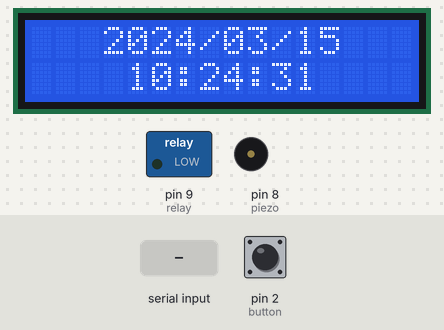
The sketch below on a simulated Arduino Uno, built with avr-gcc and run on an emulated ATmega328P. On the bench: 16×2 character LCD, switched loads named in the sketch (green lamp = pin HIGH), buzzer (waves = sounding, pin HIGH). The inputs (shaded band) are chosen by the test bench; at power-on: pin 2 (button) HIGH. The local clock reads 2024-03-15 10:24:30 at power-on unless the sketch sets it; what the sketch prints to the serial monitor is not drawn.

Above: at 1.2 s.
1.3 s: pin 2 (button) pulled LOW for 0.15 s
At 2.9 s:
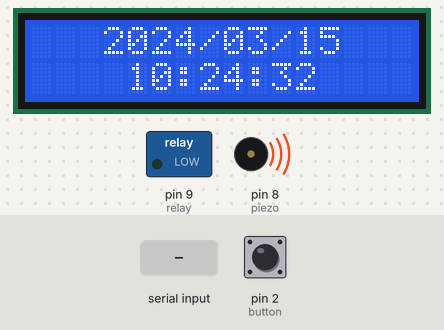
4.4 s: "Relay ON" received over the second serial link
At 6.4 s:
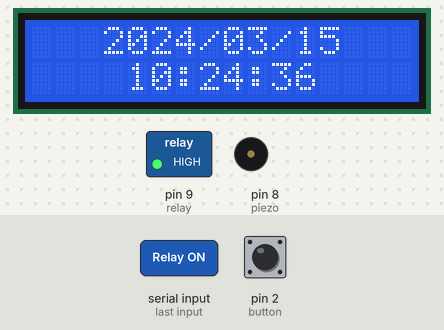
7.4 s: "Relay OFF" received over the second serial link
At 9.7 s:
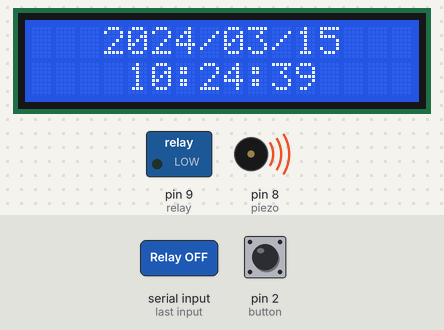
9.9 s: "buzzer" received over the second serial link
At 11.9 s:
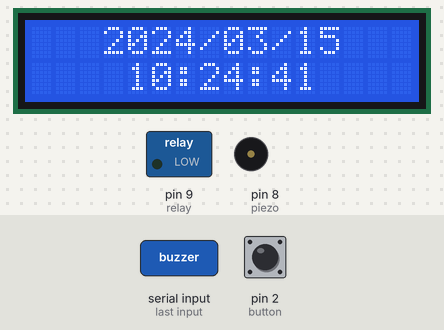
12.4 s: pin 2 (button) pulled LOW for 1 s
At 13.9 s:
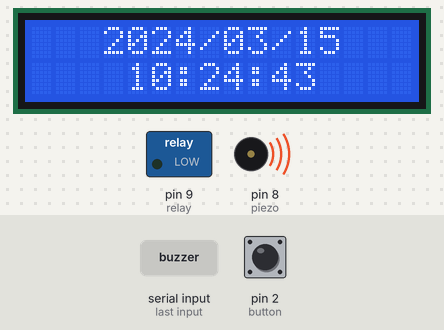
Timing chart, 0 to 15.4 s (numbered marks = the images above; inputs shaded):
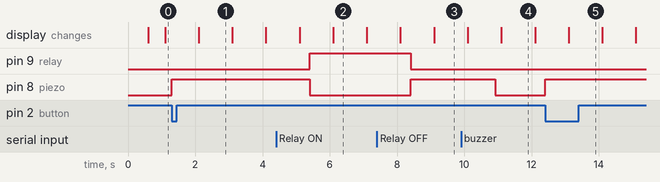

Measured:
- after the input at 1.3 s, pin 8 (piezo): LOW → HIGH at once
- after the input at 4.4 s, pin 9 (relay): LOW → HIGH after 1.0 s; pin 8 (piezo): HIGH → LOW after 1.0 s
- after the input at 7.4 s, pin 9 (relay): HIGH → LOW after 1.0 s; pin 8 (piezo): LOW → HIGH after 1.0 s
- after the input at 9.9 s, pin 8 (piezo): HIGH → LOW after 1.0 s
- after the input at 12.4 s, pin 8 (piezo): LOW → HIGH at once
- what the display in image 1 shows lasts 1.0 s, from 2.1 s to 3.1 s

The sketch:

sub_system.ino
```cpp
#include <FlexiTimer2.h>
#include <SoftwareSerial.h>
#include "DHT.h"
#include <ThreeWire.h>
#include <RtcDS1302.h>
#include <Wire.h>
#include <LiquidCrystal_I2C.h>

// Set the LCD address to 0x3f for a 16 chars and 2 line display
LiquidCrystal_I2C lcd(0x26, 16, 2);

#define DHTPIN 4                               // Digital pin connected to the DHT sensor  //온습도 센서 연결 핀
#define DHTTYPE DHT11                          // DHT 11 모델(온습도 센서)
#define countof(a) (sizeof(a) / sizeof(a[0]))  //sizeof 연산자를 사용해서 a의 변수형 크기를 배열로 나눈 개수
#define button 2                               // 비상작동 버튼
#define relay 9                                // 전원 차단 릴레이 모듈
#define piezo 8

byte relay_state = 0;  // 0부터 255를 저장하는 relay_state 변수 선언(릴레이가 켜지면 1, 꺼지면 0인 값을 가짐)
byte piezo_state = 0;  // 0부터 255를 저장하는 piezo_state 변수 선언(부저가 켜지면 1, 꺼지면 0인 값을 가짐)
unsigned long timeVal = 0;

DHT dht(DHTPIN, DHTTYPE);
ThreeWire myWire(6, 5, 7);  // IO, SCLK, CE
RtcDS1302<ThreeWire> Rtc(myWire);
SoftwareSerial P_Serial(A2, A1);  //3,4
int tones[] = { 330 };            //소리낼 음 설정
char datestring[20];              //20문자 배열 datestring 생성
RtcDateTime now;
String timedata;
char timestring[20];

void flash() {
  interrupts();
  now = Rtc.GetDateTime();
  snprintf_P(datestring,              // char* datestring (포인터 datestring)
             countof(datestring),     //size_t datestring (datestring을 출력할 문자 개수)
             PSTR("%04u/%02u/%02u"),  //const char* pstr 출력할 서식
             now.Year(),              //현재 년도
             now.Month(),             //현재 월
             now.Day());              //현재 요일
  //lcd.clear();
  lcd.setCursor(3, 0);
  lcd.print(datestring);
  snprintf_P(datestring,              // char* datestring (포인터 datestring)
             countof(datestring),     //size_t datestring (datestring을 출력할 문자 개수)
             PSTR("%02u:%02u:%02u"),  //const char* pstr 출력할 서식
             now.Hour(),              //현재 시간
             now.Minute(),            //현재 분
             now.Second());           //현재 초
  lcd.setCursor(4, 1);
  lcd.print(datestring);
}

void setup() {
  Serial.begin(9600);             //0, 1
  P_Serial.begin(9600);           // 3, 4
  dht.begin();                    //dht 모듈 작동
  Rtc.Begin();                    //rtc 모듈 작동
  pinMode(A2, INPUT);             // 시리얼 통신 수신 핀
  pinMode(A1, OUTPUT);            // 시리얼 통신 송신 핀
  pinMode(button, INPUT_PULLUP);  // 아두이노 자체 풀업 방식으로 버튼에 입력
  pinMode(relay, OUTPUT);         // 출력하는 릴레이 모듈
  pinMode(piezo, OUTPUT);         // 피에조 부저
  digitalWrite(relay, LOW);       // 전원 꺼져있는 상태
  relay_state = 0;                // 릴레이의 상태를 0로 저장
  digitalWrite(piezo, LOW);       // 부저 꺼져있는 상태
  piezo_state = 0;                // 부저의 상태를 0으로 저장
  attachInterrupt(digitalPinToInterrupt(button), abcd, FALLING);  //디지털핀에 연결된 버튼을 눌러 인터럽트 발생, abcd함수 실행, FALLING방식(눌렀을 때 인터럽트 발생)
  lcd.begin();
  lcd.backlight();
  // Turn on the blacklight and print a message.
  lcd.print("    WELCOME!    ");

  FlexiTimer2::set(500, flash);   //0.5 간격으로 실행되게 설정
  FlexiTimer2::start();
  //RtcDateTime compiled = RtcDateTime(__DATE__, __TIME__);      //현재 컴퓨터 시간 저장
  //printDateTime(compiled);

  // RtcDateTime now = Rtc.GetDateTime();
  // if (now < compiled)
  // {
  //     Serial.println("RTC is older than compile time!  (Updating DateTime)");
  //     Rtc.SetDateTime(compiled);
  // }
}

void loop() {

  now = Rtc.GetDateTime();         //현재 시간 받아오기
  snprintf_P(timestring,           // char* datestring (포인터 datestring)
             countof(timestring),  //size_t datestring (datestring을 출력할 문자 개수)
             PSTR("%02u:%02u"),    //const char* pstr 출력할 서식
             now.Hour(),           //현재 시간
             now.Minute());

  if ((String)timestring == (String)timedata) {    //timedata가 timestring과 문자가 같으면
    digitalWrite(relay, HIGH);                //릴레이가 켜진다

    timeVal = millis();               //프로그램이 실행되고 난 시간을 timeVal에 저장
  }

  if (millis() - timeVal >= 30000) {     //프로그램이 실행되고 난 시간 - 릴레이가 켜진 시간

    timeVal++;
    digitalWrite(relay, LOW);     //릴레이가 꺼진다
  }


  while (P_Serial.available()) {         //P_Serial이 연결되었을 때
    String str = P_Serial.readString();  //수신 받은 문자를 str에 저장
    Serial.println(str);

    if (str.equals("tp"))  //메인에서 보낸 tp의 문자가 "tp"일 경우 (요청)
    {
      float t = dht.readTemperature();                         //온도 값을 float형 변수 t에 저장
      if (isnan(t)) {                                          //습도 또는 온도 또는 조도의 값을 못읽을 경우 (is not a number)
        Serial.println(F("Failed to read from DHT sensor!"));  //"Failed to read from DHT sensor!" 출력
        return;
      }
      Serial.println(str);                      //온도 값 나한테 출력하고
      P_Serial.print((String)t + " C" + "\r");  //메인 서버에 "T: (온도 값 문자)" 송신
      Serial.print(F("Temperature: "));         //"% Temperature: " 출력
      Serial.println(t);                        //온도 값 출력
    }

    else if (str.equals("hum"))  //메인에서 보낸 hum의 문자가 "hum"일 경우 (요청)
    {
      float h = dht.readHumidity();                            //습도 값을 float형 변수 h에 저장
      if (isnan(h)) {                                          //습도 또는 온도 또는 조도의 값을 못읽을 경우 (is not a number)
        Serial.println(F("Failed to read from DHT sensor!"));  //"Failed to read from DHT sensor!" 출력
        return;
      }
      Serial.println(str);                      //습도 값 나한테 출력하고
      P_Serial.print((String)h + " %" + "\r");  //메인 서버에 "H: (습도 값 문자)" 송신
      Serial.print(F("Humidity: "));            //"Humidity: " 출력
      Serial.println(h);                        //습도 값 출력
    }

    else if (str.equals("jodo"))  //메인에서 보낸 jodo의 문자가 "jodo"일 경우 (요청)
    {
      int analogPin = A0;                                      //아날로그핀 A0연결 선언
      int i = 0;                                               //변수 i 선언
      i = analogRead(analogPin);                               //받은 조도 값을 변수 i에 저장
      if (isnan(i)) {                                          //습도 또는 온도 또는 조도의 값을 못읽을 경우 (is not a number)
        Serial.println(F("Failed to read from DHT sensor!"));  //"Failed to read from DHT sensor!" 출력
        return;
      }
      Serial.println(str);                        //조도 값 나한테 출력하고
      P_Serial.print((String)i + " lux" + "\r");  //메인 서버에 "I: (조도 값 문자)" 송신
      Serial.print(F("illuminance: "));           //"illuminance: " 출력
      Serial.println(i);                          //조도 값 출력
    }

    else if (str.equals("date"))  //메인에서 보낸 date의 문자가 "date"일 경우 (요청)
    {
      now = Rtc.GetDateTime();  //현재 시간을 불러옴

      if (!now.IsValid()) {  //now로 받은 값이 유효하지않을 때
        // Common Causes:
        //    1) the battery on the device is low or even missing and the power line was disconnected //배터리 확인
        Serial.println("RTC lost confidence in the DateTime!");  //"RTC lost confidence in the DateTime!" 출력
      }
      snprintf_P(datestring,                          // char* datestring (포인터 datestring)
                 countof(datestring),                 //size_t datestring (datestring을 출력할 문자 개수)
                 PSTR("%04u/%02u/%02u %02u:%02u\r"),  //const char* pstr 출력할 서식
                 now.Year(),                          //현재 년도
                 now.Month(),                         //현재 월
                 now.Day(),                           //현재 요일
                 now.Hour(),                          //현재 시간
                 now.Minute());                       //현재 분

      Serial.println(str);         //날짜와 시간 나한테 출력하고
      P_Serial.print(datestring);  //메인 서버에 "datestring" 문자 송신
      Serial.println(datestring);  //날짜와 시간 출력
    }

    else if (str.equals("rel")) {  //메인에서 "rel"이 넘어오면
      if (relay_state == LOW) {    //relay가 꺼져있으면
        Serial.println(str);
        P_Serial.print("RELAY OFF\r");  //메인에게 RELAY OFF 송신
        Serial.println(relay_state);
      } else {  //relay가 켜져있으면
        Serial.println(str);
        P_Serial.print("RELAY ON\r");  //메인에게 RELAY ON 송신
        Serial.println(relay_state);
      }
    }

    else if (str.equals("Relay ON")) {  //메인에서 "Relay ON"이 넘어오면
      if (relay_state == LOW) {         //relay가 꺼져있으면
        digitalWrite(relay, HIGH);      //relay 켜기
        relay_state = 1;
        digitalWrite(piezo, LOW);      //piezo 소리 안남
        P_Serial.print("RELAY ON\r");  //메인에게 "RELAY ON" 송신
        Serial.println(relay_state);

      } else {                           //relay가 켜져있으면
        P_Serial.print("ALREADY ON\r");  //메인에게 "ALREADY ON" 송신
        Serial.println(relay_state);
      }
    }

    else if (str.equals("Relay OFF")) {  //메인에서 "Relay OFF"가 넘어오면
      if (relay_state == HIGH) {         //릴레이가 켜져있으면
        digitalWrite(relay, LOW);        //릴레이 끔
        relay_state = 0;
        digitalWrite(piezo, HIGH);      //부저 켜기
        P_Serial.print("RELAY OFF\r");  //메인에게 "RELAY OFF" 송신
        Serial.println(relay_state);

      } else {                            //릴레이가 꺼져있으면
        P_Serial.print("ALREADY OFF\r");  //메인에게 "ALREADY OFF" 송신
        Serial.println(relay_state);
      }
    }

    else if (str.equals("buzzer")) {  //메인에서 buzzer이 넘어오면
      if (piezo_state == LOW) {       //부저가 꺼져있으면
        Serial.println(str);
        P_Serial.print("buzzer on!!\r");  //메인에게 "buzzer on!!" 송신
        digitalWrite(piezo, HIGH);        //부저 켜기
        piezo_state = !piezo_state;

      } else {  //부저가 켜져있으면
        Serial.println(str);
        P_Serial.print("buzzer off!!\r");  //메인에게 "buzzer off!!" 송신
        digitalWrite(piezo, LOW);
        piezo_state = !piezo_state;
      }
    }

    else if (str.length() == 5) {
      timedata = str;
    }
  }
}

void abcd() {
  digitalWrite(relay, LOW);  //릴레이 끄기
  relay_state = 0;
  digitalWrite(piezo, HIGH);  //부저 켜기
  piezo_state = 1;
  Serial.println("Interrupt btn");
}
```
